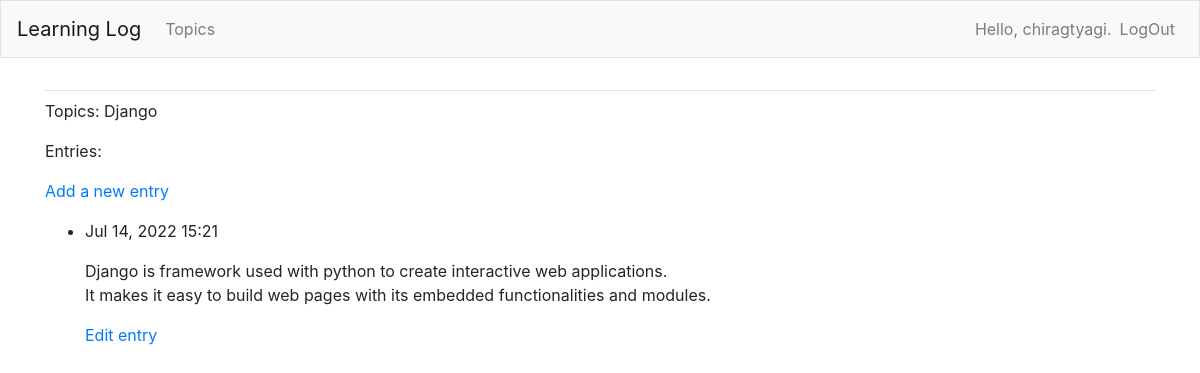
The page /topics/3/ (signed in) on the database its author committed.
### learning_logs/models.py (models this page shows, shortened)
class Topic(models.Model):
    text = models.CharField(max_length=200)
    date_added = models.DateTimeField(auto_now_add=True)
    owner = models.ForeignKey(User, on_delete=models.CASCADE)
    def __str__(self):
        return self.text

class Entry(models.Model):
    topic = models.ForeignKey(Topic, on_delete=models.CASCADE)
    text = models.TextField()
    date_added = models.DateTimeField(auto_now_add=True)
    class Meta:
        verbose_name_plural = 'entries'

### learning_logs/views.py (the view)
# urls.py: path('topics/<int:topic_id>/', views.topic, name='topic'),
@login_required
def topic(request,topic_id):
    topic = Topic.objects.get(id=topic_id)
    if topic.owner != request.user:
        raise Http404
    entries = topic.entry_set.order_by('-date_added')
    context = {'topic':topic, 'entries': entries}
    return render(request, 'learning_logs/topic.html', context)

### learning_logs/templates/learning_logs/topic.html
{% extends 'learning_logs/base.html' %}
{% block content %}
    <p>Topics: {{ topic }}</p>
    <p>Entries:</p>
    <p>
        <a href="{% url 'learning_logs:new_entry' topic.id %}">Add a new entry</a>
    </p>
    <ul>
        {% for entry in entries %}
            <li>
                <p>{{entry.date_added|date:'M d, Y H:i' }}</p>
                <p>{{ entry.text|linebreaks }}</p>
                <p>
                    <a href="{% url 'learning_logs:edit_entry' entry.id %}">Edit entry</a>
                </p>
            </li>
        {% empty %}
            <li>There are no entries for this topic yet.</li>
        {% endfor %}
    </ul>
{% endblock content %}

### learning_logs/templates/learning_logs/base.html (shortened to what this page needs)
{% load bootstrap4 %}
<!doctype html>
<html lang="en">
    <head>
        {% bootstrap_css %}
    </head>
    <body>
        <nav class="navbar navbar-expand-md navbar-light bg-light mb-4 border">
                <a class="navbar-brand" href="{% url 'learning_logs:index' %}">
                    Learning Log
                </a>
            <div class="collapse navbar-collapse" id="navbarCollapse">
                <ul class="navbar-nav mr-auto">
                    <li class="nav-item">
                        <a class="nav-link" href="{% url 'learning_logs:topics' %}">
                            Topics
                        </a>
                    </li>
                </ul>
                <ul class = "navbar-nav ml-auto">
                    {% if user.is_authenticated %}
                        <li class = "nav-item">
                            <span class="navbar-text">Hello, {{user.username }}.</span>
                        </li>
                        <li class="nav-item">
                            <a class="nav-link" href="{% url 'users:logout' %}">LogOut</a>
                        </li>
                        {% endif %}
                </ul>
            </div>
        </nav>
        <main role="main" class="container">
            <div class="pb-2 mb-2 border-bottom">
            </div>
            <div>
                {%block content %}{% endblock content %}
            </div>
        </main>
    </body>
</html>

### rows shown on the page
Topic: text "Django"
Entry: date_added "Jul 14, 2022 15:21", text "Django is framework used with python to create interactive web applications. It makes it easy to build web pages with its embedded functionalities and modules."

### other values the page prints
{{ user.username }} "chiragtyagi"
